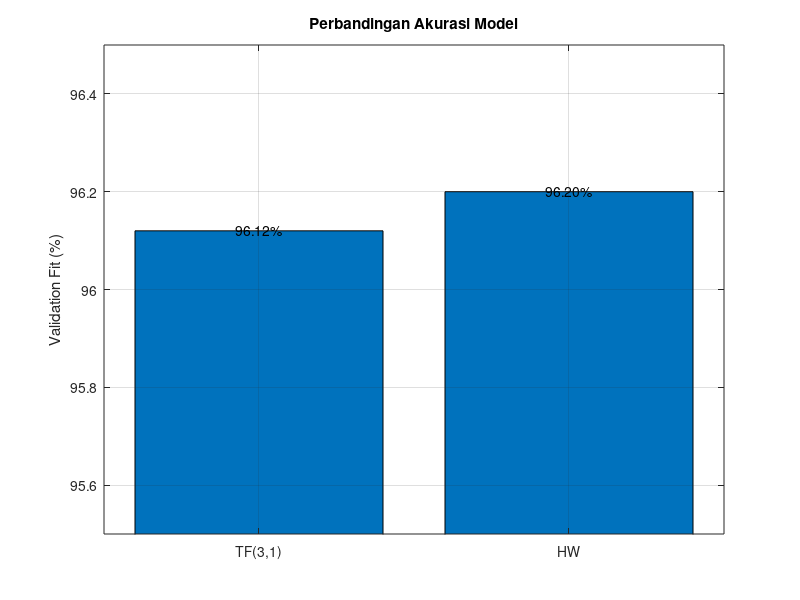

This chart was generated by the following MATLAB code:
clc; clear;

fitTF = 96.12;
fitHW = 96.20;

figure;

bar([fitTF fitHW]);

ylim([95.5 96.5]);

set(gca,...
    'XTickLabel',...
    {'TF(3,1)','HW'});

ylabel('Validation Fit (%)');

title('Perbandingan Akurasi Model');

grid on;

text(1,...
    fitTF,...
    sprintf('%.2f%%',fitTF),...
    'HorizontalAlignment',...
    'center');

text(2,...
    fitHW,...
    sprintf('%.2f%%',fitHW),...
    'HorizontalAlignment',...
    'center');
